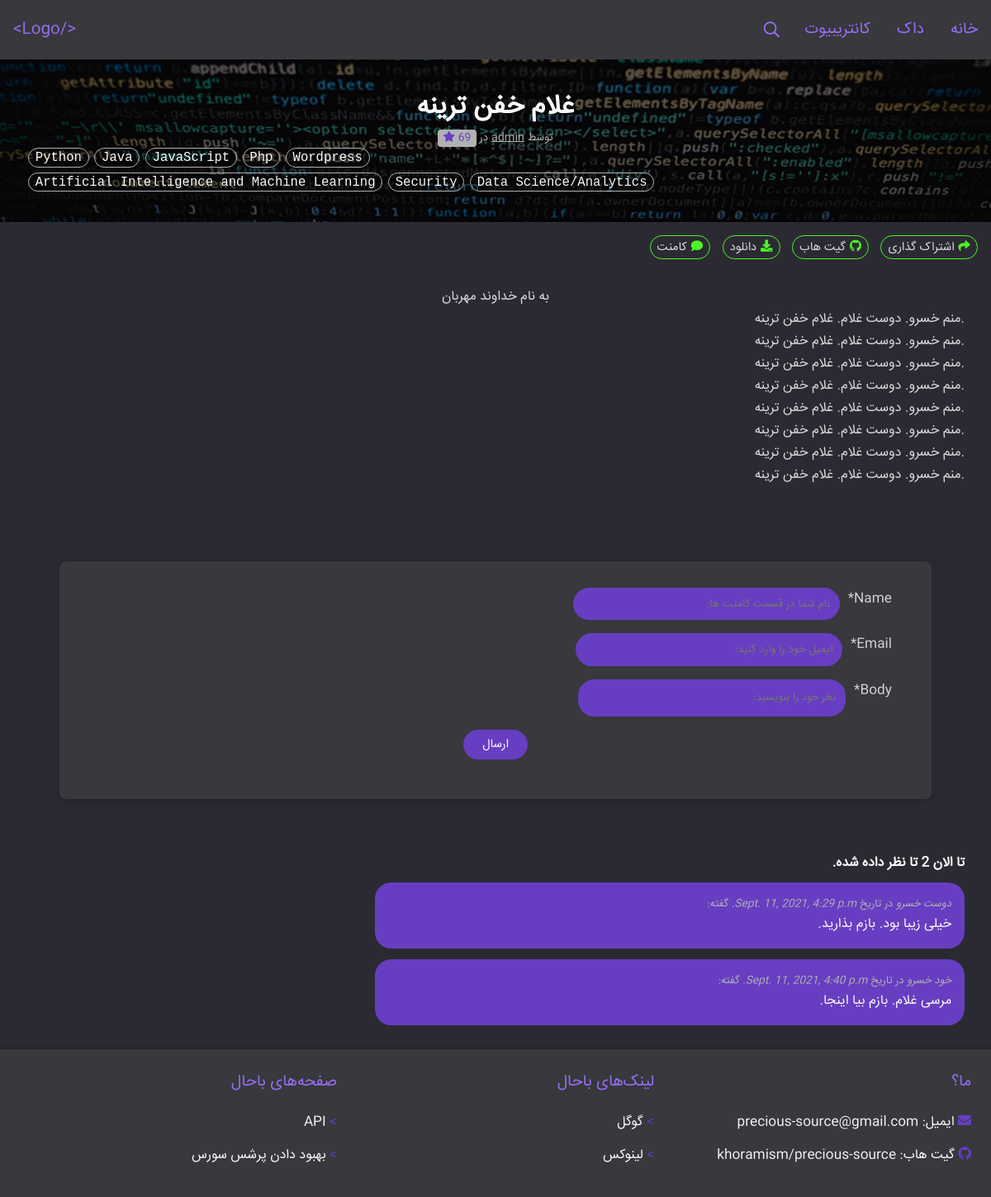
/post/ghlm-khfn-trnh, run on the app's committed database.
### blog/models/post.py (models this page shows, shortened)
class Post(Base):
	title = models.CharField(max_length=25)
	slug = models.SlugField(max_length=200, unique=True)
	url = models.URLField(max_length=100)
	stars = models.IntegerField(default=0)
	content = RichTextUploadingField(blank=True)
	summary = models.CharField(max_length=300,blank=True,null=True,default='')
	cat = MultiSelectField(choices=CATS)
	video = models.URLField(max_length=1000)
	langtag  = MultiSelectField(choices=LANGTAGS)
	author = models.ForeignKey(
        User, on_delete=models.CASCADE, related_name="blog_posts")
	class Meta:
		ordering = ['-created']

### blog/models/comment.py (models this page shows, shortened)
class Comment(models.Model):
    post = models.ForeignKey(Post,on_delete=models.CASCADE,related_name='comments')
    name = models.CharField(max_length=80)
    email = models.EmailField()
    body = models.TextField()
    created_on = models.DateTimeField(auto_now_add=True)
    active = models.BooleanField(default=False)
    class Meta:
        ordering = ['created_on']

### blog/views.py (the view)
# urls.py: path('post/<slug:slug>', views.post_detail, name='post_detail'),
def post_detail(request, slug):
	template_name = 'blog/post_detail.html'
	post = get_object_or_404(Post, slug=slug)
	comments = post.comments.filter(active=True)
	new_comment = None
	if request.method == 'POST':
		comment_form = CommentForm(data=request.POST)
		if comment_form.is_valid():
			new_comment = comment_form.save(commit=False)
			new_comment.post = post
			new_comment.save()
	else:
		comment_form = CommentForm()
	return render(request, template_name, {'post': post,
										   'comments': comments,
										   'new_comment': new_comment,
										   'comment_form': comment_form})

### blog/forms.py
class CommentForm(forms.ModelForm):
    body = forms.CharField(widget=CKEditorWidget(config_name='comments'),required=True, max_length=2048)
    class Meta:
        model = Comment
        fields = ('name', 'email', 'body')

### blog/templates/blog/post_detail.html (shortened to what this page needs)
{% extends 'blog/base.html' %}
{% load static %}
{% load crispy_forms_tags %}
{% block content %}
  <head>
    <link href="{% static 'blog/css/post_detail.css' %}" type="text/css" rel="stylesheet">
    <link href="{% static 'blog/css/form.css' %}" type="text/css" rel="stylesheet">
    <link rel="stylesheet"
      href="//cdnjs.cloudflare.com/ajax/libs/highlight.js/10.4.1/styles/monokai-sublime.min.css">
  </head>
<header class="post-headear">
  <div class="post-title">
    <h1>{% block title %} {{ post.title }} {% endblock title %}</h1>
  </div>
  <div class="post-meta">
    <p class="post-whoWhen">توسط <span>{{ post.author }}</span> در </p>
    <p class="post-stars"><i class="fas fa-star"></i> <span>{{ post.stars }}</span></p>
  </div>
  <div class="post-tags en">
    <div id="post-tags-row__langtag" class="post-tags-row">
      {% for tag in post.langtag %}
        <div><p>{{ tag }}</p></div>
      {% endfor %}
    </div>
    <div id="post-tags-row__cat" class="post-tags-row">
      {% for category in post.cat %}
        <div><p>{{ category }}</p></div>
      {% endfor %}
    </div>
  </div>
</header>
<main class="post-main">
  <aside class="post-toolbar">
    <div class="post-toolbar-item">
      <a href="#"><i class="fas fa-share"></i>اشتراک گذاری</a>
    </div>
    <div class="post-toolbar-item">
      <a href="#"><i class="fab fa-github"></i>گیت هاب</a>
    </div>
    <div class="post-toolbar-item">
      <a href="#"><i class="fas fa-download"></i>دانلود</a>
    </div>
    <div class="post-toolbar-item">
      <a href="#post-write-comment"><i class="fas fa-comment"></i>کامنت</a>
    </div>
  </aside>
  <article class="post-article en">
    {{post.content |safe }}
  </article>
</main>
<div class="form-container">
  <form id="post-write-comment" method="post">
    {{ comment_form | crispy }}
    <div class="form-section-container submit">
      <button type="submit" class="">ارسال</button>
    </div>
  </form>
</div>
<div id="post-comment-section">
  <h2 id="post-comment-section__count">تا الان {{ comments.count }} تا نظر داده شده.</h2>
  {% for comment in comments %}
  <div class="comments">
    <p class="comment-metadata">
      <span class="comment-metadata__name">{{ comment.name }}</span>
      در تاریخ
      <span class="comment-metadata__date">{{ comment.created_on }}</span>
      گفته:
    </p>
    {{ comment.body | linebreaks }}
  </div>
  {% endfor %}
</div>
{% endblock %}

### blog/templates/blog/base.html (shortened to what this page needs)
<!DOCTYPE html>
{% load static %}
<html>
<head>
	<link href="{% static 'blog/css/style.css' %}" type="text/css" rel="stylesheet">
	<link href="{% static 'blog/css/fonts.css' %}" type="text/css" rel="stylesheet">
	<link href="{% static 'blog/css/navbar.css' %}" type="text/css"  rel="stylesheet">
	<link href="{% static 'blog/css/footer.css' %}" type="text/css" rel="stylesheet">
	<link href="{% static 'blog/lib/fontawesome-pro-5.15.3/css/all.min.css' %}" type="text/css" rel="stylesheet">
</head>
<body>
	<nav id="main-navbar">
		<ul>
			<li>
				<a href="#">خانه</a>
			</li>
			<li>
				<a href="#">داک</a>
			</li>
			<li>
				<a href="#">کانتریبیوت</a>
			</li>
			<li class="navbar-search">
				<form method="GET" action="#">
					<div class="navbar-search-button">
						<i class="far fa-search search-icon"></i>
					</div>
				</form>
			</li>
			<li>
				<a href="#">&lt;&#47;Logo&gt;</a>
			</li>
		</ul>
	</nav>
	<content>
		  {% block content %}
			{% endblock %}
	</content>
	<footer>
		<div class="footer-contactInfo">
			<ul>
				<li>
					ما؟
				</li>
				<li>
					<i class="fas fa-envelope"></i>
					<a href="emailto:">ایمیل: precious-source@gmail.com</a>
				</li>
				<li>
					<i class="fab fa-github"></i>
					<a href="https://github.com/khoramism/precious-source">گیت هاب: khoramism/precious-source</a>
				</li>
			</ul>
		</div>
		<div class="footer-links">
			<ul>
				<li>
					لینک&zwnj;های باحال
				</li>
				<li>
					<a href="#">گوگل</a>
				</li>
				<li>
					<a href="#">لینوکس</a>
				</li>
			</ul>
		</div>
		<div class="footer-links">
			<ul>
				<li>
					صفحه&zwnj;های باحال
				</li>
				<li>
					<a href="https://www.github.com/khoramism/precious-source/HelpAPI.md">API</a>
				</li>
				<li>
					<a href="https://www.github.com/khoramism/precious-source/contribute.md">بهبود دادن پرشس سورس</a>
				</li>
			</ul>
		</div>
	</footer>
</body>
</html>

### blog/static/blog/css/style.css (style rules this page uses)
.en { direction: ltr; }
p, h1, h2, h3, h4, h5, h6 { margin: 0; }
body { margin: 0; background-color: #2b2a33; direction: rtl; font-family: "IRANSansWeb"; }
content { display: inline-block; width: 100%; }

### blog/static/blog/css/navbar.css (style rules this page uses)
#main-navbar { height: 4.5rem; display: flex; flex-direction: row; align-items: center; box-shadow: 0 2px 4px 0 rgba(0,0,0,.2); background-color: #38383d; }
#main-navbar ul { list-style: none; padding: 0; margin: 0; display: flex; flex-direction: row; flex: 1; height: 100%; }
#main-navbar ul li { display: flex; align-items: center; padding: 0 1em; cursor: pointer; border-bottom: 3px solid transparent; margin-top: 3px; transition: all 0.3s linear; color: #976ef1; }
#main-navbar ul li:last-child { margin-right: auto; }
#main-navbar ul li a, nav ul li i { text-decoration: none; color: inherit; font-size: 1.2em; }
#main-navbar .navbar-search { padding: 0; }
#main-navbar .navbar-search form { height: 100%; display: flex; align-items: center; cursor: default; }
#main-navbar .navbar-search-button, #main-navbar .navbar-search-input, #main-navbar .navbar-search-submit { float: right; }
#main-navbar .navbar-search-button { width: 3rem; padding: 0; height: 100%; display: flex; align-items: center; justify-content: center; cursor: pointer; }

### blog/static/blog/css/footer.css (style rules this page uses)
footer { box-shadow: 0 -3px 6px rgba(0,0,0,0.2); background-color: #38383d; display: flex; flex-direction: row; padding: 1.5em; }
footer > div { flex: 1; }
footer > div ul { list-style: none; padding: 0; margin: 0; }
footer > div ul li { margin-bottom: 0.8em; }
footer > div ul li:first-child { margin-bottom: 1em; font-size: 1.2em; color: #976ef1; }
footer > div ul li a { font-size: 1em; color: #f8f8f8; text-decoration: none; }
footer > div.footer-contactInfo ul li i { color: #673ec1; }
footer > div.footer-links ul li a::before { content: '> '; color: #673ec1; }

### blog/static/blog/css/post_detail.css (style rules this page uses)
.post-headear { background: linear-gradient(0deg, rgba(0, 0, 0, 0.65), rgba(0, 0, 0, 0.65)), url("/static/blog/img/code.jpg"); background-color: #cccccc; background-position: center; background-repeat: no-repeat; background-size: cover; padding: 2em; }
.post-headear .post-title { color: #f9f9fa; text-align: center; }
.post-headear .post-meta { color: #b1b1b3; font-size: smaller; text-align: center; }
.post-headear .post-meta p { display: inline-block; }
.post-headear .post-meta p.post-whoWhen span { text-decoration: underline; }
.post-headear .post-meta .post-stars { direction: ltr; padding: 0 0.5em; color: #673ec1; font-size: 0.8rem; border-radius: 4px; background-color: #b1b1b3; }
.post-headear .post-meta .post-stars i { cursor: pointer; transition: color 0.3s linear; }
.post-headear .post-tags .post-tags-row > div { display: inline-block; padding: 0.1em 0.5em; margin-left: 2px; margin-bottom: 5px; border: 1px solid #b1b1b3; border-radius: 20px; font-family: monospace; color: #f9f9fa; font-size: 1.2em; transition: all 0.3s linear; cursor: pointer; }
.post-main .post-toolbar { padding: 1em 1em; }
.post-main .post-toolbar .post-toolbar-item { padding: 0 0.5em; margin-left: 10px; border: 1px solid #4af626; border-radius: 20px; display: inline-block; transition: all 0.3s linear; cursor: pointer; }
.post-main .post-toolbar .post-toolbar-item a { transition: all 0.3s linear; color: #d9d9da; font-size: 0.9em; text-decoration: none; }
.post-main .post-toolbar .post-toolbar-item i { margin-left: 5px; color: #4af626; transition: all 0.3s linear; }
.post-main .post-article { color: #d9d9da; padding: 1em 2em; }
#post-write-comment .form-section-container > label { float: right; color: #d9d9da; margin-left: 10px; }
#post-write-comment .form-section-container .form-input { display: inline-block; }
#post-write-comment .form-section-container .form-input input { font-family: "IRANSansWeb"; }
#post-write-comment #id_body { border: none; border-radius: 20px; padding: 10px; font-family: "IRANSansWeb"; font-size: 0.8em; border: 2px solid #673ec1; color: #f9f9fa; background-color: #673ec1; }
#post-comment-section { padding: 1em 2em; }
#post-comment-section .comments { max-width: 60%; padding: 1em; margin-bottom: 0.8em; border-radius: 20px; color: #f9f9fa; background-color: #673ec1; }
#post-comment-section .comments p.comment-metadata { color: #b1b1b3; font-size: 0.8em; }
#post-comment-section #post-comment-section__count { color: #f9f9fa; font-size: 1em; margin-bottom: 10px; }
#post-comment-section .comments p.comment-metadata .comment-metadata__name, #post-comment-section .comments p.comment-metadata .comment-metadata__date { font-style: italic; }

### data on the page
Post: title "غلام خفن ترینه", author "admin", stars "69", content "به نام خداوند مهربان منم خسرو. دوست غلام. غلام خفن ترینه. منم خسرو. دوست غلام. غلام خفن ترینه. منم خسرو. دوست غلام. غلام خفن ترینه. منم خسرو. دوست غلام. غلام خفن ترینه. منم خسرو. دوست غلام. غلام خفن ترینه. منم خسرو. دوست غلام. غلام خفن ترینه. منم خسرو. دوست غلام. غلام خفن ترینه. منم خسرو. دوست غلام. غلام خفن ترینه."
Comment: name "دوست خسرو", created_on "Sept. 11, 2021, 4:29 p.m.", body "خیلی زیبا بود. بازم بذارید."
Comment: name "خود خسرو", created_on "Sept. 11, 2021, 4:40 p.m.", body "مرسی غلام. بازم بیا اینجا."

### other printed values
{{ tag }} "Python" "Java" "JavaScript" "Php" "Wordpress"
{{ category }} "Artificial Intelligence and Machine Learning" "Security" "Data Science/Analytics"
{{ comments.count }} "2"
